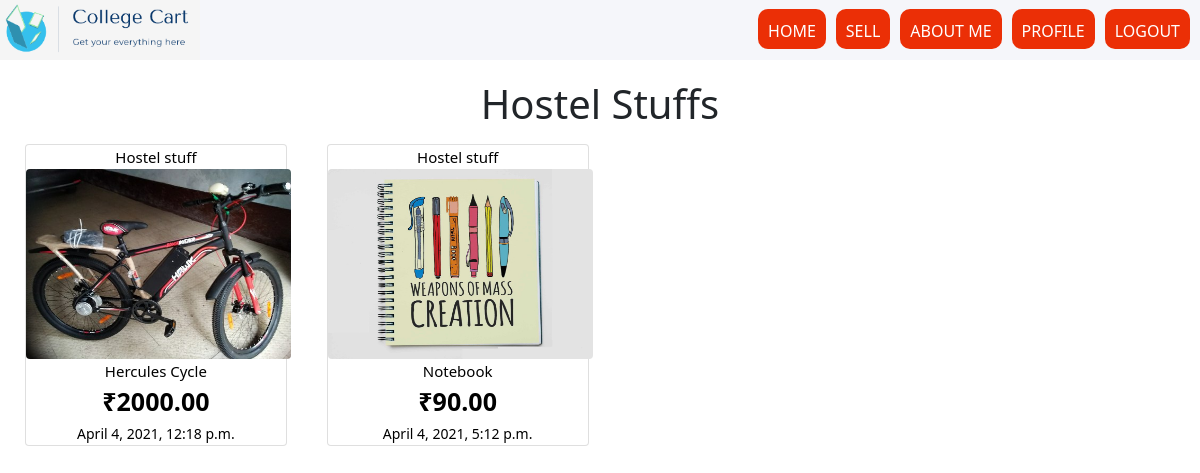
The app's page /shop/hostel/ (signed in) with its own data.
### shop/models.py (models this page shows)
class item(models.Model):
	user=models.ForeignKey(User, on_delete=models.CASCADE)
	category=models.ForeignKey(Category, on_delete=models.CASCADE)
	subcategoryname=models.ForeignKey(subcategory, on_delete=models.CASCADE)
	title=models.CharField(max_length=1000,null=False, blank=False)
	image=models.ImageField(null= False, blank=False, upload_to="itemimage" )
	description=models.CharField(max_length=1000, null=False, blank=False)
	price = models.DecimalField(max_digits=10, decimal_places=2)
	address=models.CharField(max_length=1000,null=False, blank=False)
	available = models.BooleanField(default=True)
	published_on=models.DateTimeField(auto_now=True)

class Category(models.Model):
	name=models.CharField(max_length=100)
	def __str__(self):
		return self.name

### shop/views.py (the view)
# urls.py: path('hostel/',views.hostelView,name="hostel"),
@login_required
def hostelView(request):
	hostel_items = item.objects.filter(category__name = 'Hostel stuff',available=True)
	return render(request, 'hostel.html', {'items':hostel_items})

### shop/context_processors.py (called while the page is built)
def menu_categories(request):
    categories = Category.objects.all()
    return {'menu_categories':categories}

### shop/templates/hostel.html
{% extends 'index.html' %}
{% load static %}
{% block content %}
<div id="container1" style="background-color:#f5f6fa;">
    <div class="headline" style="display: flex; flex-direction: row; justify-content: space-between;">
    <div class="image" style="display: flex;"><img src="{% static './logo1.PNG' %}" style="width: 200px; height: 60px;">
    </div>
    <div class="tags" style="display: flex;">
        <div class="icons" style="display: flex; flex-direction: row; justify-content: space-around;">
            <div class="small1" style="display: flex;"><button class="button" style="border: none; padding: 10px; margin-right: 10px; height: 40px; margin-top: 9px; border-radius: 10px; color: white; "><a href="{% url 'index' %}" style="text-decoration: none; color: white;">HOME</a></button></div>
            <div class="small2" style="display: flex;"><button class="button" style="border: none; padding: 10px; margin-right: 10px; height: 40px; margin-top: 9px; border-radius: 10px; color: white;"><a href="{% url 'ad' %}" style="text-decoration: none; color: white;">SELL</a></button></div>
            <div class="small3" style="display: flex;"><button class="button" style="border: none; padding: 10px; margin-right: 10px; height: 40px; margin-top: 9px; border-radius: 10px; color: white;"><a href="{% url 'about' %}" style="text-decoration: none; color: white;">ABOUT ME</a></button></div>
            <div class="small4" style="display: flex;"><button class="button" style="border: none; padding: 10px; margin-right: 10px; height: 40px; margin-top: 9px; border-radius: 10px; color: white;"><a href="{% url 'profile' %}" style="text-decoration: none; color: white;">PROFILE</a></button></div>
            <div class="small5" style="display: flex;"><button class="button" style="border: none; padding: 10px; margin-right: 10px; height: 40px; margin-top: 9px; border-radius: 10px; color: white;"><a href="{% url 'logout' %}" style="text-decoration: none; color: white;">LOGOUT</a></button></div>
        </div>
    </div>
    </div>
</div>
<h1 style="text-align: center; margin-top: 20px;"> Hostel Stuffs</h1>
<div class="row" style="margin-left: 5px;">
    {% for a in items %}
        <div class="col-sm-3">
            <a href="{% url 'detail' a.id %}" style="text-decoration: none; color: black;">
            <div class="card m-2">
            <center>
            <small class="" style="text-align: center; font-size: 15px;;">{{a.category}}</small><br>
            <img src="{{a.image.url}}" alt="" class="card" height="190px" width="265px" style="border: none;">
            <small style="text-align: center; font-size: 15px;">{{a.title}}</small><br>
            <small class="" style="text-align: center; font-size: 25px;"><b>&#8377;{{a.price}}</b></small><br>
            <small class="" style="text-align: center;">{{a.published_on}}</small><br>
            </center>
            </div>
            </a>
        </div>
    {% endfor %}
</div>
{% endblock %}

### shop/templates/index.html (style rules this page uses)
.button { background-color: #eb2f06; cursor: pointer; }

### records on screen
item: category "Hostel stuff", image (picture), title "Hercules Cycle", price "2000.00", published_on "April 4, 2021, 12:18 p.m."
item: category "Hostel stuff", image (picture), title "Notebook", price "90.00", published_on "April 4, 2021, 5:12 p.m."
